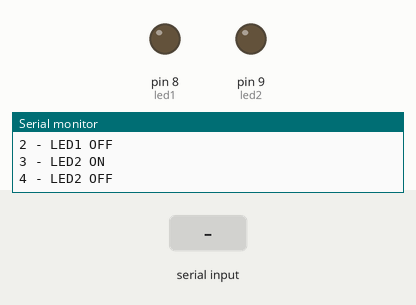
A sketch run on a simulated Arduino Uno, built with avr-gcc and run on an emulated ATmega328P. On the bench: output pins drawn as LEDs (lit = HIGH), the last lines printed to the serial monitor. Inputs (shaded band) come from the test bench.

Above: at 1.2 s.
1.3 s: "1" received over Serial
At 2.3 s:
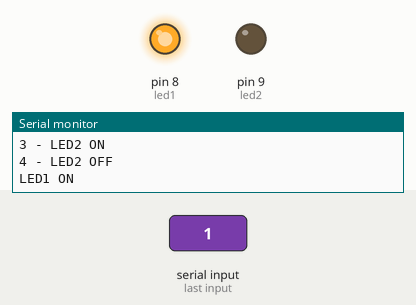
2.8 s: "3" received over Serial
At 3.4 s:
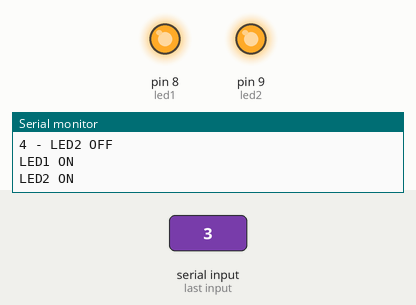
4.3 s: "2" received over Serial
At 5.5 s:
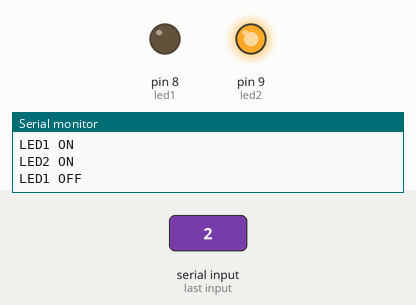
5.8 s: "4" received over Serial
At 6.9 s:
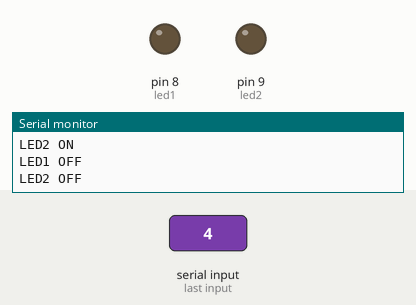
Timing chart, 0 to 8.3 s (numbered marks = the images above; inputs shaded):
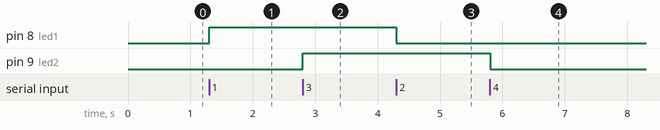

The sketch:

1.ino
```cpp
int led1 = 8;
int led2 = 9;

void setup() {
pinMode(led1, OUTPUT);
pinMode(led2, OUTPUT);

Serial.begin(9600);

Serial.println("LED Control");
Serial.println("1 - LED1 ON");
Serial.println("2 - LED1 OFF");
Serial.println("3 - LED2 ON");
Serial.println("4 - LED2 OFF");
}

void loop() {

if (Serial.available() > 0) {

char command = Serial.read();

if (command == '1') {
digitalWrite(led1, HIGH);
Serial.println("LED1 ON");
}

else if (command == '2') {
digitalWrite(led1, LOW);
Serial.println("LED1 OFF");
}

else if (command == '3') {
digitalWrite(led2, HIGH);
Serial.println("LED2 ON");
}

else if (command == '4') {
digitalWrite(led2, LOW);
Serial.println("LED2 OFF");
}
}
}
```

Measured:
- after the input at 1.3 s, pin 8 (led1): LOW → HIGH at once
- after the input at 2.8 s, pin 9 (led2): LOW → HIGH at once
- after the input at 4.3 s, pin 8 (led1): HIGH → LOW at once
- after the input at 5.8 s, pin 9 (led2): HIGH → LOW at once
